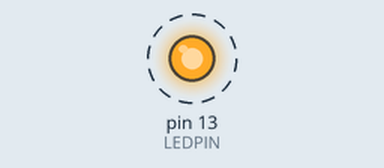
A sketch run on a simulated Arduino Uno, built with avr-gcc and run on an emulated ATmega328P. Parts: output pins drawn as LEDs (lit = HIGH). Dashed ring = blinking.

Above: at 0.2 s.
Timing chart, 0 to 4.6 s (numbered marks = the images above):
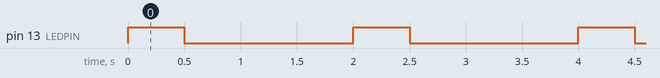

The sketch:

Q1.ino
```cpp
int HighTime = 500;
int LowTime = 1500;
int LEDPIN = 13;
void setup() {
  // put your setup code here, to run once:
  pinMode(LEDPIN , OUTPUT);

}

void loop() {
  // put your main code here, to run repeatedly:
digitalWrite(LEDPIN , HIGH);
delay(HighTime);
digitalWrite (LEDPIN , LOW );
delay(LowTime);
}
```

Measured:
- by itself, pin 13 (LEDPIN): alternates HIGH for 0.50 s and LOW for 1.5 s
